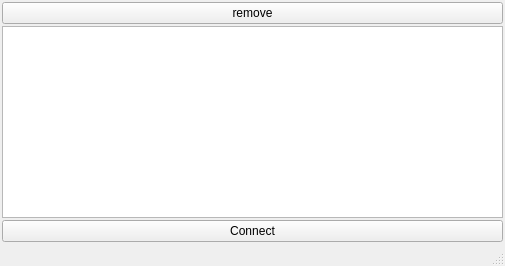
<?xml version="1.0" encoding="UTF-8"?>
<ui version="4.0">
 <class>MKVSegmentJoinerClass</class>
 <widget class="QMainWindow" name="MKVSegmentJoinerClass">
  <property name="geometry">
   <rect>
    <x>0</x>
    <y>0</y>
    <width>505</width>
    <height>266</height>
   </rect>
  </property>
  <property name="windowTitle">
   <string>MainWindow</string>
  </property>
  <widget class="QWidget" name="centralwidget">
   <layout class="QGridLayout" name="gridLayout">
    <property name="horizontalSpacing">
     <number>4</number>
    </property>
    <property name="verticalSpacing">
     <number>2</number>
    </property>
    <property name="margin">
     <number>2</number>
    </property>
    <item row="3" column="0">
     <widget class="QPushButton" name="connectPushButton">
      <property name="text">
       <string>Connect</string>
      </property>
     </widget>
    </item>
    <item row="1" column="0" rowspan="2">
     <widget class="MyListWidget" name="listWidget">
      <property name="acceptDrops">
       <bool>true</bool>
      </property>
      <property name="editTriggers">
       <set>QAbstractItemView::NoEditTriggers</set>
      </property>
      <property name="dragEnabled">
       <bool>true</bool>
      </property>
      <property name="dragDropMode">
       <enum>QAbstractItemView::DragDrop</enum>
      </property>
      <property name="defaultDropAction">
       <enum>Qt::MoveAction</enum>
      </property>
      <property name="selectionMode">
       <enum>QAbstractItemView::MultiSelection</enum>
      </property>
     </widget>
    </item>
    <item row="0" column="0">
     <widget class="QPushButton" name="removePushButton">
      <property name="text">
       <string>remove</string>
      </property>
     </widget>
    </item>
   </layout>
  </widget>
  <widget class="QStatusBar" name="statusbar"/>
 </widget>
 <customwidgets>
  <customwidget>
   <class>MyListWidget</class>
   <extends>QListWidget</extends>
   <header location="global">MyListWidget.h</header>
  </customwidget>
 </customwidgets>
 <resources/>
 <connections/>
</ui>
